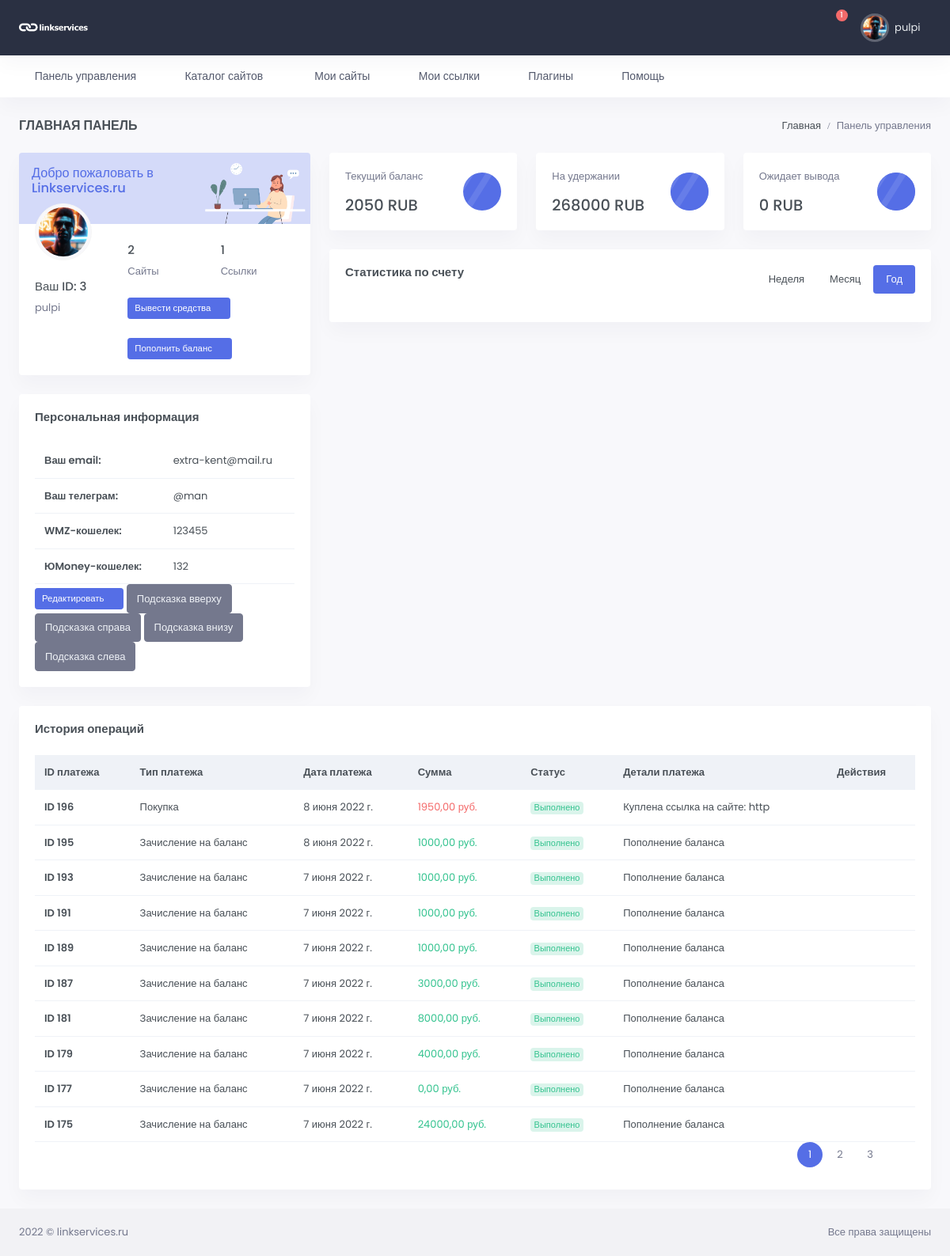
Page /profile/id=3 (signed in) on the earlier database version.
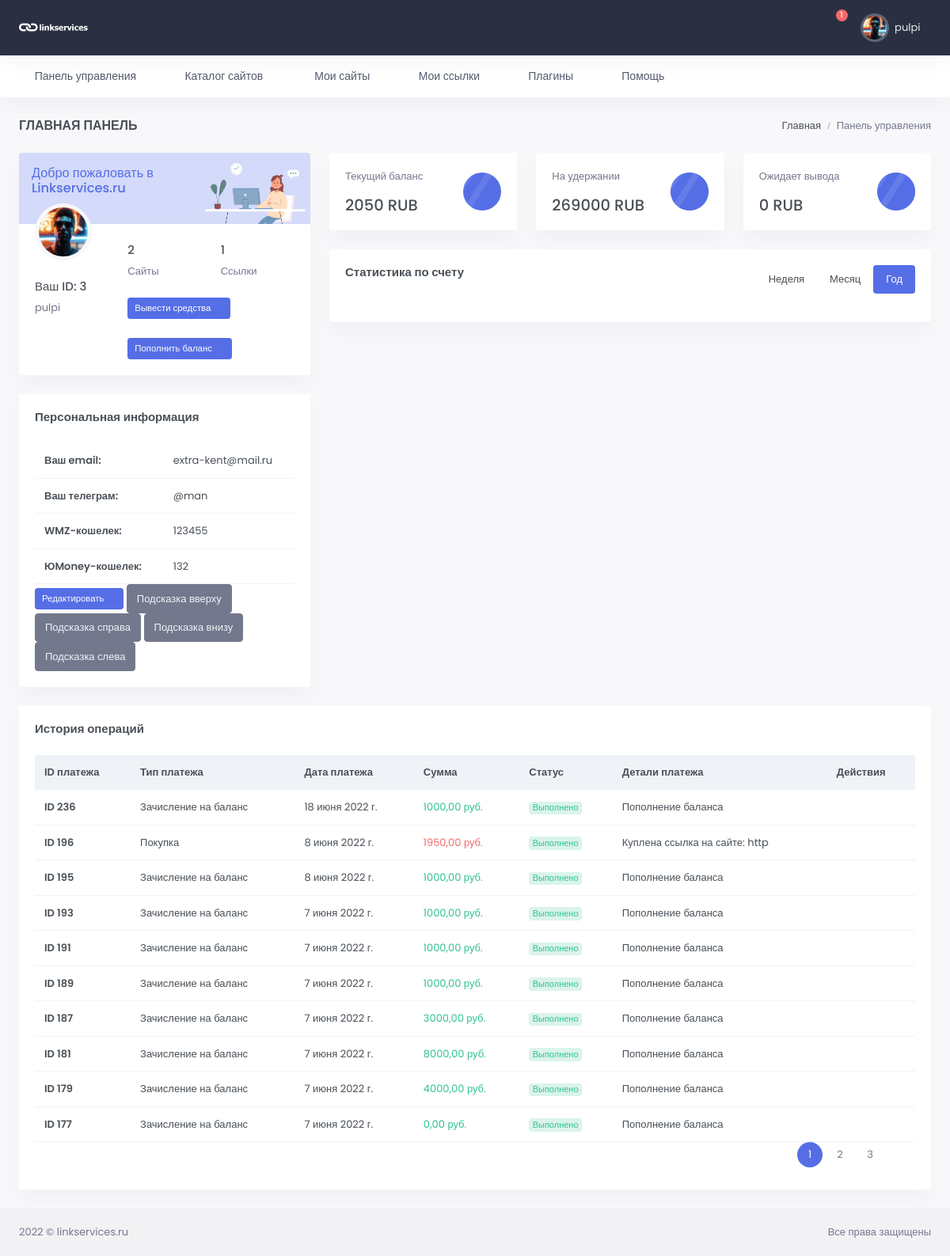
Same page on the later database version.
### users/models.py (models this page shows, shortened)
class Profile(models.Model):
    user = models.OneToOneField(User, verbose_name="Пользователь",
                                related_name='profile', null=True, on_delete=models.CASCADE)
    chat_id = models.CharField(max_length=100, blank=True, null=True, verbose_name='Чат ID телеграмм')
    TOKEN = models.CharField(max_length=100, blank=True, null=True)
    wmz = models.CharField(max_length=200, blank=True, null=True, verbose_name='WMZ-кошелёк')
    ymoney = models.CharField(max_length=200, blank=True, null=True, verbose_name='ЮMoney-кошелёк')
    current_balance = models.PositiveIntegerField(default=0, blank=True, null=True, verbose_name="Текущий баланс")
    hold_balance = models.PositiveIntegerField(default=0, blank=True, null=True, verbose_name='На удержании')
    output_balance = models.PositiveIntegerField(default=0, blank=True, null=True, verbose_name='Ожидает вывода')
    name_telegram = models.CharField(blank=True, null=True, max_length=100, verbose_name='Телеграмм')
    avatar = models.ImageField(upload_to='avatar/%Y/%m/%d/', blank=True, null=True, verbose_name='Аватар')
    created = models.DateTimeField(auto_now_add=True, verbose_name='Создан')
    update = models.DateTimeField(auto_now=True, verbose_name='Обновлён')
    class Meta:
        verbose_name = 'Профиль пользователя'
        verbose_name_plural = 'Профили пользователей'

class User(AbstractUser):
    email = models.EmailField(_("email address"), unique=True, )
    email_verify = models.BooleanField(default=False)
    USERNAME_FIELD = 'email'
    REQUIRED_FIELDS = ['username']
    class Meta:
        verbose_name = _("Пользователь")
        verbose_name_plural = _("Пользователи")
        ordering = ('-date_joined',)

### transactions/models.py (models this page shows, shortened)
class Transaction(models.Model):
    account = models.ForeignKey(Profile, related_name='transactions',
                                on_delete=models.CASCADE, verbose_name='Пользователь')
    amount = models.DecimalField(decimal_places=2, max_digits=12, verbose_name='Количество')
    balance_after_transaction = models.DecimalField(decimal_places=2, max_digits=12,
                                                    verbose_name='Баланс после транзакции',
                                                    blank=True, null=True)
    transaction_type = models.PositiveIntegerField(choices=TRANSACTION_TYPE_CHOICES,
                                                   verbose_name='Тип транзакции', blank=True, null=True)
    detail_pay = models.CharField(max_length=250, blank=True, null=True, verbose_name='Детали платежа')
    timestamp = models.DateField(auto_now_add=True, verbose_name='Дата')
    class Meta:
        ordering = ['-timestamp']
        verbose_name = 'Транзакция'
        verbose_name_plural = 'Транзакции'

### users/views.py (the view)
# urls.py: path('profile/id=<int:pk>', ProfileView.as_view(), name='profile'),
class ProfileView(LoginRequiredMixin, DetailView, MultipleObjectMixin):
    model = Profile
    template_name = 'users/profile.html'
    context_object_name = 'profile'
    paginate_by = 10
    queryset = Profile.objects.select_related('user__profile')
    def dispatch(self, request, *args, **kwargs):
        obj = self.get_object()
        if obj.user != self.request.user:
            return redirect('catalog')
        return super(ProfileView, self).dispatch(request, *args, **kwargs)
    def get_context_data(self, **kwargs):
        object_list = Transaction.objects.filter(account=self.request.user.profile)\
            .order_by('-id')
        context = super(ProfileView, self).get_context_data(object_list=object_list, **kwargs)
        return context

### users/templates/users/profile.html (shortened to what the changed rows need)
{% extends 'base.html' %}
{% load static %}
{% block content %}
<div id="layout-wrapper">
    <div class="main-content">
        <div class="page-content">
            <div class="container-fluid">
                <div class="row">
                    <div class="col-xl-4">
                        <div class="card overflow-hidden">
                            <div class="card-body pt-0">
                                <div class="row">
                                    <div class="col-sm-4">
                                        <div class="avatar-md profile-user-wid mb-4">
                                            {% if profile.avatar %}
                                            <img src="{{ profile.avatar.url }}" alt=""
                                                 class="img-thumbnail rounded-circle">
                                            {% else %}
                                            <img src="{% static '/images/favicon.ico' %}" alt=""
                                                 class="img-thumbnail rounded-circle">
                                            {% endif %}
                                        </div>
                                        <h5 class="font-size-15 text-truncate">Ваш ID: {{ profile.id }} </h5>
                                        <p class="text-muted mb-0 text-truncate">{{ user.username }}</p>
                                    </div>
                                    <div class="col-sm-8">
                                        <div class="pt-4">
                                            <div class="row">
                                                <div class="col-6">
                                                    <h5 class="font-size-15">{{ profile.user_website.count }}</h5>
                                                    <p class="text-muted mb-0">Сайты</p>
                                                </div>
                                                <div class="col-6">
                                                    <h5 class="font-size-15">{{ profile.user_link.count }}</h5>
                                                    <p class="text-muted mb-0">Ссылки</p>
                                                </div>
                                            </div>
                                        </div>
                                    </div>
                                </div>
                            </div>
                        </div>
                        <div class="card">
                            <div class="card-body">
                                <div class="table-responsive">
                                    <table class="table table-nowrap mb-0">
                                        <tbody>
                                        <tr>
                                            <th scope="row">Ваш email:</th>
                                            <td>{{ profile.user }}</td>
                                        </tr>
                                        <tr>
                                            <th scope="row">Ваш телеграм:</th>
                                            {% if profile.name_telegram %}
                                            <td>{{ profile.name_telegram }}</td>
                                            {% else %}
                                             <td>Пусто</td>
                                            {% endif %}
                                        </tr>
                                        <tr>
                                            <th scope="row">WMZ-кошелек:</th>
                                            {% if profile.wmz %}
                                            <td>{{ profile.wmz }}</td>
                                            {% else %}
                                            <td>Пусто</td>
                                            {% endif %}
                                        </tr>
                                        <tr>
                                            <th scope="row">ЮMoney-кошелек:</th>
                                            {% if profile.ymoney %}
                                            <td>{{ profile.ymoney }}</td>
                                            {% else %}
                                            <td>Пусто</td>
                                            {% endif %}
                                        </tr>
                                        </tbody>
                                    </table>
                                </div>
                            </div>
                        </div>
                    </div>
                    <div class="col-xl-8">
                        <div class="row">
                            <div class="col-md-4">
                                <div class="card mini-stats-wid">
                                    <div class="card-body">
                                        <div class="d-flex">
                                            <div class="flex-grow-1">
                                                <p class="text-muted fw-medium">Текущий баланс</p>
                                                <h4 class="mb-0">{{ profile.current_balance }} RUB</h4>
                                            </div>
                                        </div>
                                    </div>
                                </div>
                            </div>
                            <div class="col-md-4">
                                <div class="card mini-stats-wid">
                                    <div class="card-body">
                                        <div class="d-flex">
                                            <div class="flex-grow-1">
                                                <p class="text-muted fw-medium">На удержании</p>
                                                <h4 class="mb-0">{{ profile.hold_balance }} RUB</h4>
                                            </div>
                                        </div>
                                    </div>
                                </div>
                            </div>
                            <div class="col-md-4">
                                <div class="card mini-stats-wid">
                                    <div class="card-body">
                                        <div class="d-flex">
                                            <div class="flex-grow-1">
                                                <p class="text-muted fw-medium">Ожидает вывода</p>
                                                <h4 class="mb-0">{{ profile.output_balance }} RUB</h4>
                                            </div>
                                        </div>
                                    </div>
                                </div>
                            </div>
                        </div>
                    </div>
                </div>
                <div class="row">
                    <div class="col-lg-12">
                        <div class="card">
                            <div class="card-body">
                                <div class="table-responsive">
                                    <table class="table align-middle table-nowrap mb-0">
                                        <thead class="table-light">
                                        <tr>
                                            <th class="align-middle">ID платежа</th>
                                            <th class="align-middle">Тип платежа</th>
                                            <th class="align-middle">Дата платежа</th>
                                            <th class="align-middle">Сумма</th>
                                            <th class="align-middle">Статус</th>
                                            <th class="align-middle">Детали платежа</th>
                                            <th class="align-middle">Действия</th>
                                        </tr>
                                        </thead>
                                        <tbody>
                                        {% for transaction in object_list %}
                                            {% include 'users/partials/itemtransactions.html' %}
                                        {% endfor %}
                                        </tbody>
                                    </table>
                                    <div>
                                                {% include 'inc/_pagination.html' %}
                                            </div>
                                </div>
                            </div>
                        </div>
                    </div>
                </div>
            </div>
        </div>
    </div>
</div>
{% endblock %}

### users/templates/users/partials/itemtransactions.html (shortened to what this page needs)
<tr>
    <td><a href="#" class="text-body fw-bold"> ID {{ transaction.id }}</a></td>
    <td>{{ transaction.get_transaction_type_display }}</td>
    <td>
        {{ transaction.timestamp }}
    </td>
    {% if transaction.transaction_type == 2 %}
    <td>
        <span class="text-danger">{{ transaction.amount }} руб.</span>
    </td>
    {% elif transaction.transaction_type == 4 %}
    <td>
        <span class="text-danger">{{ transaction.amount }} руб.</span>
    </td>
     {% elif transaction.transaction_type == 5 %}
    <td>
        <span class="text-danger">{{ transaction.amount }} руб.</span>
    </td>
    {% else %}
    <td>
        <span class="text-success">{{ transaction.amount }} руб.</span>
    </td>
    {% endif %}
    <td>
        <span class="badge badge-pill badge-soft-success font-size-11">Выполнено</span>
    </td>
    {% if transaction.transaction_type == 4 %}
    <td>Куплена ссылка на сайте: {{ transaction.detail_pay }}</td>
    {% elif transaction.transaction_type == 2 %}
    <td>Вывод средств с баланса пользователя</td>
    {% elif transaction.transaction_type == 5 %}
    <td>Продление ссылки на сайте: {{ transaction.detail_pay }}</td>
    {% else %}
    <td>Пополнение баланса</td>
    {% endif %}
    <td>
    </td>
</tr>

Differences in the rows shown:
no longer on this page (row unchanged): Transaction: shows "Пополнение баланса"
changed Profile "@man": hold_balance "268000" → "269000"
added Transaction: shows "Пополнение баланса"
